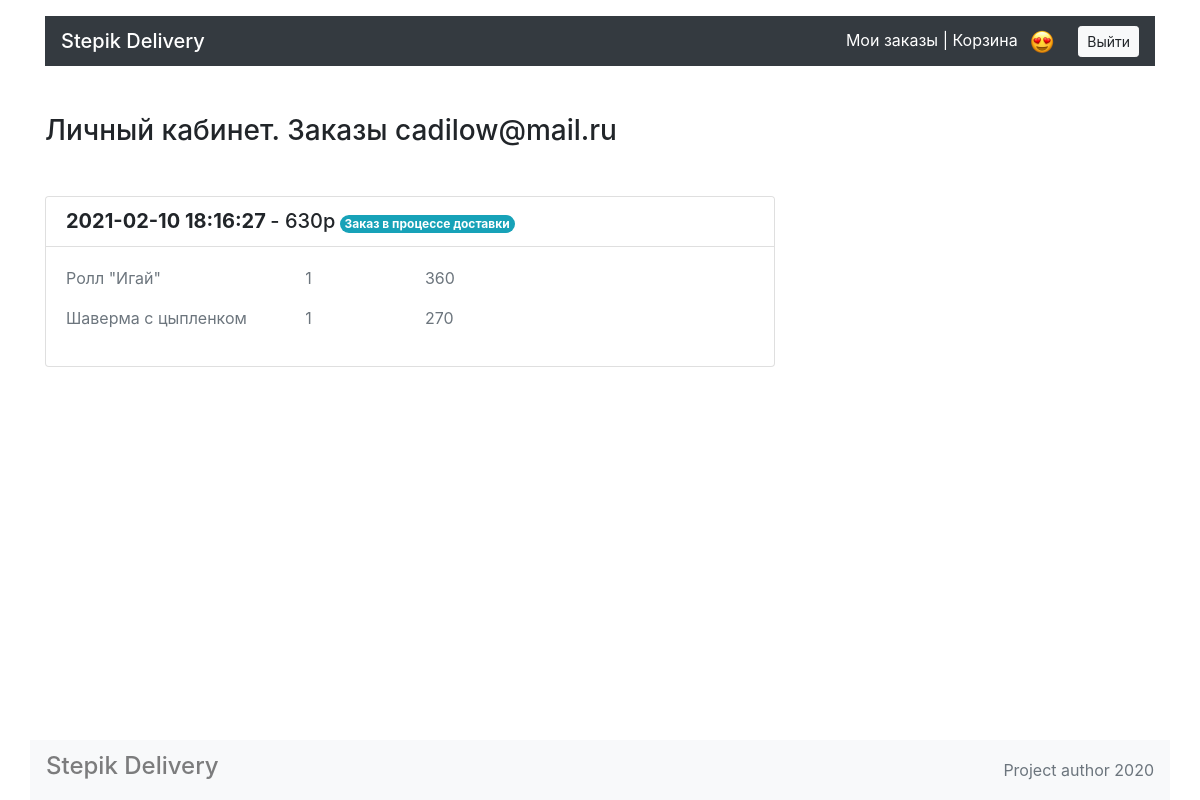
The page /account/ (signed in) on the database its author committed.
### app.py (models this page shows)
class User(db.Model):
    __tablename__ = 'users'
    id = db.Column(db.Integer, primary_key=True)
    mail = db.Column(db.String, nullable=False, unique=True)
    password = db.Column(db.String, nullable=False)
    orders = db.relationship('Order', back_populates='user')

class Order(db.Model):
    __tablename__ = 'orders'
    id = db.Column(db.Integer, primary_key=True)
    name = db.Column(db.String, nullable=False)
    date = db.Column(db.DateTime(timezone=True), server_default=func.now(), nullable=False)
    total = db.Column(db.Integer, nullable=False)
    status = db.Column(db.String, nullable=False)
    email = db.Column(db.String, nullable=False)
    tel = db.Column(db.Integer, nullable=False)
    address = db.Column(db.String, nullable=False)
    user_id = db.Column(db.Integer, db.ForeignKey('users.id'))
    user = db.relationship('User', back_populates='orders')
    dishes = db.relationship('Dish', secondary=dishes_orders_association, back_populates='orders')

class Dish(db.Model):
    __tablename__ = 'dishes'
    id = db.Column(db.Integer, primary_key=True)
    title = db.Column(db.String, nullable=False)
    price = db.Column(db.Integer, nullable=False)
    description = db.Column(db.String, nullable=False)
    picture = db.Column(db.String, nullable=False)
    category = db.relationship('Category', back_populates='meals')
    category_id = db.Column(db.Integer, db.ForeignKey('categories.category_id'), nullable=False)
    orders = db.relationship('Order', secondary=dishes_orders_association, back_populates='dishes')

### app.py (the view)
@app.route('/account/')
def account():
    if session.get('user_id', False):
        user = db.session.query(User).filter(User.id==session['user_id']).first()
        orders = db.session.query(Order).filter(Order.email==user.mail).order_by(Order.date)[::-1]
        return render_template('account.html', user=user, orders=orders)
    return redirect('/auth/')

### templates/account.html (shortened to what this page needs)
{% extends 'base.html' %}
{% block container %}
  <main class="container">
    <section class="row">
      <div class="col-12 col-lg-8">
        <h1 class="h3 my-5">Личный кабинет. Заказы {{ user.mail }}</h1>
       {% for i in orders %}
        <div class="mt-4 card">
          <ul class="list-group list-group-flush">
            <li class="list-group-item">
              <div class="row">
                <div class="col-7 col-lg-9">
                  <span class="h5 font-weight-bold">{{ i.date }}</span>
                  <span class="h5">- {{ i.total }}р</span>
                  {% if i.status == 'a' %}
                  <span class="badge rounded-pill bg-info text-white">Заказ в процессе доставки</span>
                  {% elif i.status == 'b' %}
                  <span class="badge rounded-pill bg-success text-white">Заказ закрыт</span>
                  {% endif %}
                </div>
              </div>
            </li>
            <div class="card-body">
              <div class="row">
                {% for j in i.dishes %}
                <p class="col-4 text-muted">{{ j.title}} </p>
                <p class="col-2 text-muted">1 </p>
                <p class="col-6 text-muted">{{ j.price }} </p>
                {% endfor %}
              </div>
            </div>
          </ul>
        </div>
        {% endfor %}
      </div>
    </section>
  </main>
{% endblock %}

### templates/base.html (style rules this page uses)
html { position: relative; min-height: 100%; }
body { margin-bottom: 60px; }

### rows shown on the page
User: mail "cadilow@mail.ru"
Order: date "2021-02-10 18:16:27", total "630", status "Заказ в процессе доставки"
Dish: title "Ролл \"Игай\"", price "360"
Dish: title "Шаверма с цыпленком", price "270"
